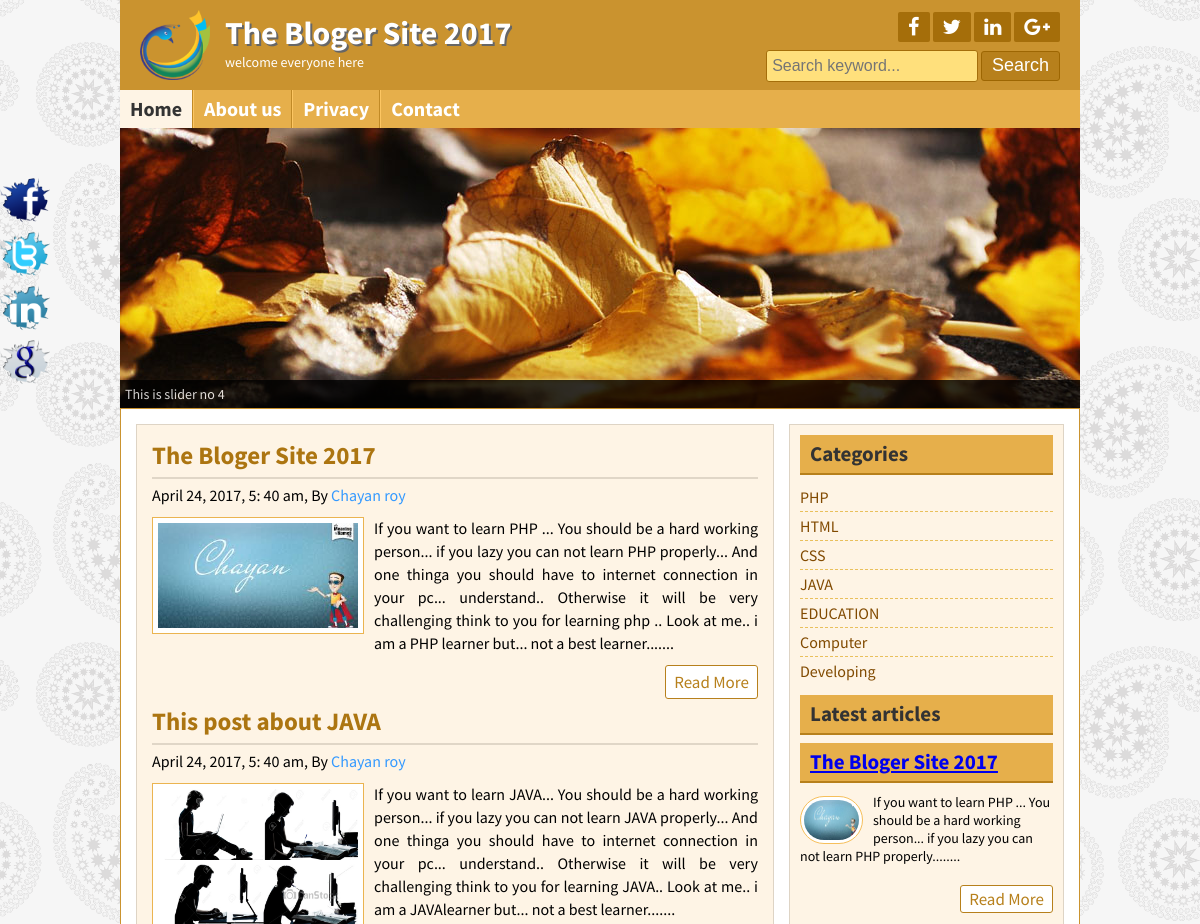
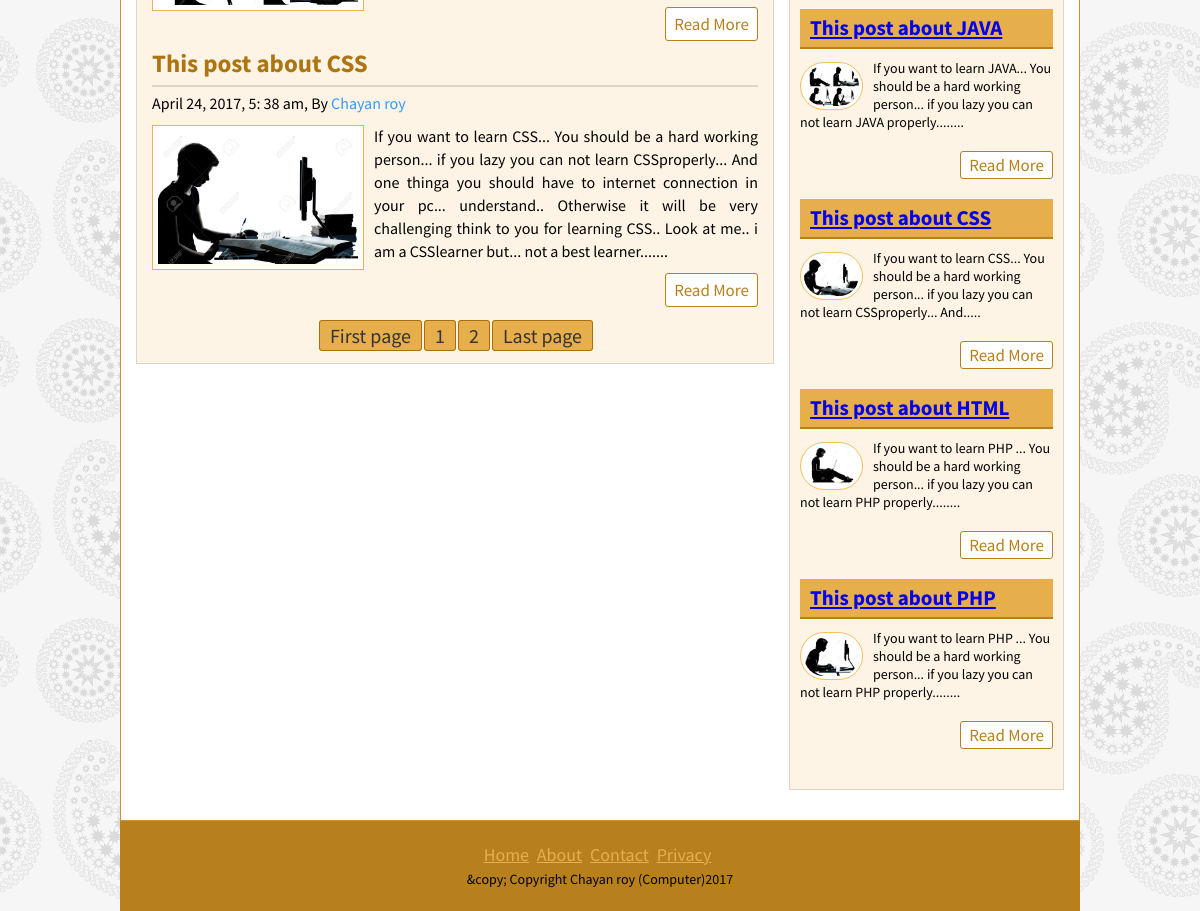
The page / on the database its author committed (2 pictures, top to bottom).
### tables this page shows
CREATE TABLE `title_slogan` (
  `id` int(11) NOT NULL,
  `title` varchar(255) NOT NULL,
  `slogan` varchar(255) NOT NULL,
  `logo` varchar(255) NOT NULL
);

CREATE TABLE `tbl_social` (
  `id` int(11) NOT NULL,
  `fb` varchar(255) NOT NULL,
  `tw` varchar(255) NOT NULL,
  `ln` varchar(255) NOT NULL,
  `gp` varchar(255) NOT NULL
);

CREATE TABLE `tbl_page` (
  `id` int(11) NOT NULL,
  `name` varchar(255) NOT NULL,
  `body` text NOT NULL
);

CREATE TABLE `tbl_post` (
  `id` int(11) NOT NULL,
  `cat` int(11) NOT NULL,
  `title` varchar(255) NOT NULL,
  `body` text NOT NULL,
  `image` varchar(255) NOT NULL,
  `author` varchar(50) NOT NULL,
  `tags` varchar(255) NOT NULL,
  `userid` int(11) NOT NULL,
  `date` timestamp NOT NULL DEFAULT CURRENT_TIMESTAMP
);

CREATE TABLE `tbl_category` (
  `id` int(5) NOT NULL,
  `name` varchar(50) NOT NULL
);

CREATE TABLE `tbl_footer` (
  `id` int(11) NOT NULL,
  `footer` varchar(255) NOT NULL
);

### lib/Database.php (called while the page is built, shortened)
<?php
Class Database{
	public $host   = DB_HOST;
	public $user   = DB_USER;
	public $pass   = DB_PASS;
	public $dbname = DB_NAME;
	public $link;
	private function connectDB(){
	$this->link = new mysqli($this->host, $this->user, $this->pass, $this->dbname);
 }
	public function select($query){
		$result = $this->link->query($query) or die($this->link->error.__LINE__);
		if($result->num_rows > 0){
			return $result;
		} else {
			return false;
		}
	}
}

### helpers/Format.php (called while the page is built, shortened)
<?php
	class Format
	{
		public function formatDate($date){
		   return date('F j, Y, g: i a', strtotime($date));
		}
		public function textShorten($body, $limit =400){
				$body = $body."";
				$body = substr($body, 0,$limit);
				$body = substr($body, 0,strrpos($body, ' '));
				$body = $body.".....";
				return $body;
		}
	}
 ?>

### index.php (the view)
<?php include 'inc/header.php'; ?>
<?php include 'inc/slider.php'; ?>
	<div class="contentsection contemplete clear">
		<div class="maincontent clear">
		<?php     $per_page =3;
		           if (isset($_GET["page"])) {
		           	$page =$_GET['page'];
		           }else{
		           	$page =1;
		           }
		           $start_form =($page-1)*$per_page;
		 ?>
			 <?php
			   	$query = "SELECT * FROM tbl_post  order by id desc limit $start_form,$per_page";
			   	$post  =$db->select($query);
			   	 if ($post) {
			   	 	while ($result = $post->fetch_assoc()) {
			    ?>
			<div class="samepost clear">
				<h2><a href="post.php?id=<?php echo $result['id']; ?>"><?php echo $result['title']; ?></a>
				</h2>
				 <h4><?php echo $fm->formatDate($result['date']); ?>, By
				     <a href=""><?php echo $result['author']; ?></a>
				  </h4>
				 <a href="post.php?id=<?php echo $result['id']; ?>"><img src="admin/<?php echo $result['image']; ?>" alt="post image"/></a>
				<p>
					<?php echo $fm->textShorten($result['body']); ?>
				</p>
				<div class="readmore clear">
					<a href="post.php?id=<?php echo $result['id']; ?>">Read More</a>
				</div>
			</div>
		<?php }?>
		<?php
			$query = "SELECT * FROM tbl_post";
			$result= $db->select($query);
			$total_row = mysqli_num_rows($result);
			$total_pages = ceil($total_row/$per_page);
		   echo "<span class='pagination'><a href='index.php?page=1'>".'First page'."</a>";
		   for ($i=1; $i<=$total_pages; $i++) {
		   	echo "<a href='index.php?page=".$i."'>".$i."</a>";
		   }
           echo "<a href='index.php?page=$total_pages'>".'Last page'."</a></span>"; ?>
		<?php }else{header("Location:404.php");} ?>
		</div>
		<?php include 'inc/sidebar.php'; ?>
	</div>
	<?php include 'inc/footer.php'; ?>

### inc/header.php (shortened to what this page needs)
<?php include 'lib/Database.php'; ?>
<?php include 'helpers/Format.php'; ?>
<?php
				$fm = new Format();
			   	$db = new Database();
 ?>
<!DOCTYPE html>
<html>
<head>
	<link rel="stylesheet" href="font-awesome-4.5.0/css/font-awesome.css">
	<link rel="stylesheet" href="css/nivo-slider.css" type="text/css" media="screen" />
	<?php
              	$query = "SELECT * FROM tbl_theme WHERE id=1";
              	$theme = $db->select($query);
              	if ($theme) {
              		while ($result = $theme->fetch_assoc()) {
              	if ($result['name']=='green') {?>
              		 <link rel="stylesheet" href="green/style.css">
              <?php } if($result['name']=='default'){?>
              	<link rel="stylesheet" href="style.css">
             <?php }
             }
         }
      ?>
</head>
<body>
	<div class="headersection templete clear">
		<a href="index.php">
			<div class="logo">
			<?php
				$query = "SELECT * FROM title_slogan WHERE id=1";
				$TSL = $db->select($query);
				if ($TSL) {
					while($result= $TSL->fetch_assoc()){
			 ?>
				<img src="admin/<?php echo $result['logo'] ?>" alt="Logo"/>
				<h2><?php echo $result['title'] ?></h2>
				<p><?php echo $result['slogan'] ?></p>
				<?php }} ?>
			</div>
		</a>
		<div class="social clear">
			<div class="icon clear">
			 <?php
			 	$query = "SELECT * FROM tbl_social WHERE id=1";
			 	$social = $db->select($query);
			 	if ($social) {
			 		while ($result = $social->fetch_assoc()) {
			  ?>
				<a href="<?php echo $result['fb'] ?>" target="_blank"><i class="fa fa-facebook"></i></a>
				<a href="<?php echo $result['tw'] ?>" target="_blank"><i class="fa fa-twitter"></i></a>
				<a href="<?php echo $result['ln'] ?>" target="_blank"><i class="fa fa-linkedin"></i></a>
				<a href="<?php echo $result['gp'] ?>" target="_blank"><i class="fa fa-google-plus"></i></a>
				<?php }} ?>
			</div>
			<div class="searchbtn clear">
			<form action="search.php" method="GET">
				<input type="text" name="search" placeholder="Search keyword..."/>
				<input type="submit" name="submit" value="Search"/>
			</form>
			</div>
		</div>
	</div>
<div class="navsection templete">
	<ul>
		<?php
			$path = $_SERVER['SCRIPT_NAME'];
			$currentpage = basename($path, '.php');
		 ?>
		<li><a <?php if ($currentpage=='index') {echo "id='active'";}?> href="index.php">Home</a></li>
		<?php
               $query = "SELECT * FROM tbl_page";
                $page =$db->select($query);
                if ($page) {
                while ($result= $page->fetch_assoc()) {
                ?>
              <li><a
              		<?php
              			if (isset($_GET['pageid']) && $_GET['pageid']== $result['id']) {
              				echo "id='active'";
              			}
              		 ?>
                   href="page.php?pageid=<?php echo $result['id'] ?>"><?php echo $result['name'] ?></a></li>
                <?php }} ?>
		<li><a <?php if ($currentpage=='contact') {echo "id='active'";}?> href="contact.php">Contact</a></li>
	</ul>
</div>

### inc/slider.php
<div class="slidersection templete clear">
        <div id="slider">
        	<?php
		  		$query = "SELECT * FROM tbl_slider order by id desc limit 5";
		  		$slider = $db->select($query);
		  		if ($slider) {
		  			while ($result= $slider->fetch_assoc()) {
			 ?>
            <a href="#"><img src="admin/<?php echo $result['image'] ?>" alt="nature 1" title="<?php echo $result['title'] ?>" /></a>
            <?php }} ?>
        </div>
</div>

### inc/sidebar.php
<div class="sidebar clear">
			<div class="samesidebar clear">
				<h2>Categories</h2>
				<?php
					$query = "SELECT * FROM tbl_category";
					$Category= $db->select($query);
					if ($Category) {
						while ($result = $Category->fetch_assoc()) {
				 ?>
					<ul>
						<li><a href="postBycat.php?catId=<?php echo $result['id'] ?>"><?php echo $result['name'] ?></a></li>
						<?php }} else{?>
						<li>NO Category Created</li>
						<?php } ?>
					</ul>
			</div>
			<div class="samesidebar clear">
				<h2>Latest articles</h2>
				<?php
					$query = "SELECT * FROM tbl_post order by id desc limit 5";
					$Lpost= $db->select($query);
					if ($Lpost) {
						while ($Lresult = $Lpost->fetch_assoc()) {
				 ?>
					<div class="popular clear">
						<h2><a href="post.php?id=<?php echo $Lresult['id'] ?>"><?php echo $Lresult['title'] ?></a>
						</h2>
						 <a href="post.php?id=<?php echo $Lresult['id']; ?>"><img src="admin/<?php echo $Lresult['image']; ?>" alt="post image"/></a>
						<p>
							<?php echo $fm->textShorten($Lresult['body'], 120) ?>
						</p>
						<div class="readmore clear">
							<a href="post.php?id=<?php echo $Lresult['id']; ?>">Read More</a>
						</div>
					</div>
					<?php }}else{header("Location:404.php");} ?>
			</div>
		</div>

### inc/footer.php (shortened to what this page needs)
<div class="footersection templete clear">
	  <div class="footermenu clear">
		<ul>
			<li><a href="index.php">Home</a></li>
			<li><a href="about.php">About</a></li>
			<li><a href="contact.php">Contact</a></li>
			<li><a href="#">Privacy</a></li>
		</ul>
	  </div>
	  <?php
	  	$query = "SELECT *FROM tbl_footer WHERE id=1";
	  	$copy = $db->select($query);
	  	if ($copy) {
	  		while ($result = $copy->fetch_assoc()) {
	   ?>
	  <p><?php echo $result['footer'] ?><?php echo date('Y') ?></p>
	  <?php }} ?>
	</div>
	<div class="fixedicon clear">
		 <?php
			 	$query = "SELECT * FROM tbl_social WHERE id=1";
			 	$social = $db->select($query);
			 	if ($social) {
			 		while ($result = $social->fetch_assoc()) {
		  ?>
		<a href="<?php echo $result['fb'] ?>"><img src="images/fb.png" alt="Facebook"/></a>
		<a href="<?php echo $result['tw'] ?>"><img src="images/tw.png" alt="Twitter"/></a>
		<a href="<?php echo $result['ln'] ?>"><img src="images/in.png" alt="LinkedIn"/></a>
		<a href="<?php echo $result['gp'] ?>"><img src="images/gl.png" alt="GooglePlus"/></a>
		<?php }} ?>
	</div>
</body>
</html>

### css/nivo-slider.css (style rules this page uses)
.nivoSlider { position:relative; }
.nivoSlider a.nivo-imageLink { position:absolute; top:0px; left:0px; width:100%; height:100%; border:0; padding:0; margin:0; z-index:60; display:none; }

### rows shown on the page
title_slogan: logo (picture), title "The Bloger Site 2017", slogan "welcome everyone here"
tbl_page: name "About us"
tbl_page: name "Privacy"
tbl_post: title "The Bloger Site 2017", date "April 24, 2017, 5: 40 am", author "Chayan roy", image (picture), body "If you want to learn PHP ... You should be a hard working person... if you lazy you can not learn PHP properly... And one thinga you should have to internet connection in your pc... understand.. Otherwise it will be very challenging think to you for learning php .. Look at me.. i am a PHP learner but... not a best learner.......", body "If you want to learn PHP ... You should be a hard working person... if you lazy you can not learn PHP properly........"
tbl_post: title "This post about JAVA", date "April 24, 2017, 5: 40 am", author "Chayan roy", image (picture), body "If you want to learn JAVA... You should be a hard working person... if you lazy you can not learn JAVA properly... And one thinga you should have to internet connection in your pc... understand.. Otherwise it will be very challenging think to you for learning JAVA.. Look at me.. i am a JAVAlearner but... not a best learner.......", body "If you want to learn JAVA... You should be a hard working person... if you lazy you can not learn JAVA properly........"
tbl_post: title "This post about CSS", date "April 24, 2017, 5: 38 am", author "Chayan roy", image (picture), body "If you want to learn CSS... You should be a hard working person... if you lazy you can not learn CSSproperly... And one thinga you should have to internet connection in your pc... understand.. Otherwise it will be very challenging think to you for learning CSS.. Look at me.. i am a CSSlearner but... not a best learner.......", body "If you want to learn CSS... You should be a hard working person... if you lazy you can not learn CSSproperly... And....."
tbl_category: name "PHP"
tbl_category: name "HTML"
tbl_category: name "CSS"
tbl_category: name "JAVA"
tbl_category: name "EDUCATION"
tbl_category: name "Computer"
tbl_category: name "Developing"
tbl_post: title "This post about HTML", image (picture), body "If you want to learn PHP ... You should be a hard working person... if you lazy you can not learn PHP properly........"
tbl_post: title "This post about PHP", image (picture), body "If you want to learn PHP ... You should be a hard working person... if you lazy you can not learn PHP properly........"
tbl_footer: footer "&copy; Copyright Chayan roy (Computer)"
